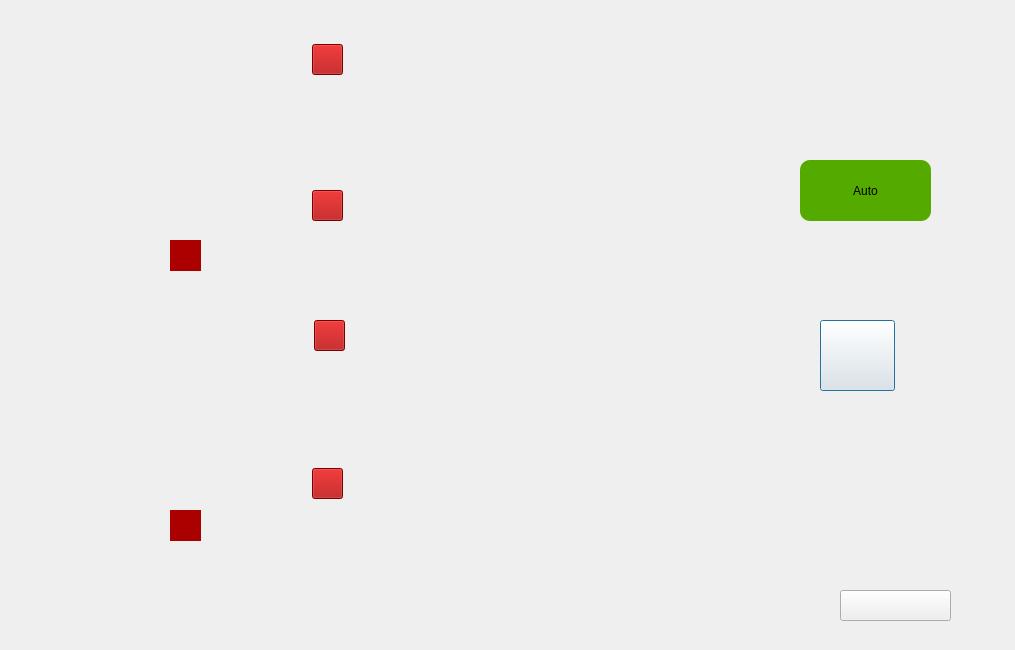
<?xml version="1.0" encoding="UTF-8"?>
<ui version="4.0">
 <class>Dialog</class>
 <widget class="QDialog" name="Dialog">
  <property name="geometry">
   <rect>
    <x>0</x>
    <y>0</y>
    <width>1015</width>
    <height>650</height>
   </rect>
  </property>
  <property name="windowTitle">
   <string>Dialog</string>
  </property>
  <widget class="QPushButton" name="stop">
   <property name="geometry">
    <rect>
     <x>820</x>
     <y>320</y>
     <width>75</width>
     <height>71</height>
    </rect>
   </property>
   <property name="text">
    <string/>
   </property>
   <property name="icon">
    <iconset resource="images/resource.qrc">
     <normaloff>:/images/stop.png</normaloff>:/images/stop.png</iconset>
   </property>
   <property name="iconSize">
    <size>
     <width>128</width>
     <height>128</height>
    </size>
   </property>
  </widget>
  <widget class="QPushButton" name="settings">
   <property name="geometry">
    <rect>
     <x>840</x>
     <y>590</y>
     <width>111</width>
     <height>31</height>
    </rect>
   </property>
   <property name="text">
    <string/>
   </property>
   <property name="icon">
    <iconset resource="images/resource.qrc">
     <normaloff>:/images/settings.png</normaloff>:/images/settings.png</iconset>
   </property>
   <property name="iconSize">
    <size>
     <width>128</width>
     <height>64</height>
    </size>
   </property>
  </widget>
  <widget class="QLabel" name="system_1">
   <property name="geometry">
    <rect>
     <x>50</x>
     <y>30</y>
     <width>431</width>
     <height>271</height>
    </rect>
   </property>
   <property name="text">
    <string/>
   </property>
   <property name="pixmap">
    <pixmap resource="images/resource.qrc">:/images/system.png</pixmap>
   </property>
  </widget>
  <widget class="QLabel" name="system_2">
   <property name="geometry">
    <rect>
     <x>50</x>
     <y>310</y>
     <width>431</width>
     <height>271</height>
    </rect>
   </property>
   <property name="text">
    <string/>
   </property>
   <property name="pixmap">
    <pixmap resource="images/resource.qrc">:/images/system.png</pixmap>
   </property>
  </widget>
  <widget class="QLabel" name="volume_1">
   <property name="geometry">
    <rect>
     <x>428</x>
     <y>109</y>
     <width>251</width>
     <height>170</height>
    </rect>
   </property>
   <property name="text">
    <string/>
   </property>
   <property name="pixmap">
    <pixmap resource="images/resource.qrc">:/images/volume.png</pixmap>
   </property>
  </widget>
  <widget class="QLabel" name="volume_2">
   <property name="geometry">
    <rect>
     <x>428</x>
     <y>389</y>
     <width>251</width>
     <height>171</height>
    </rect>
   </property>
   <property name="text">
    <string/>
   </property>
   <property name="pixmap">
    <pixmap resource="images/resource.qrc">:/images/volume.png</pixmap>
   </property>
  </widget>
  <widget class="QPushButton" name="st_mption_1">
   <property name="geometry">
    <rect>
     <x>170</x>
     <y>240</y>
     <width>31</width>
     <height>31</height>
    </rect>
   </property>
   <property name="styleSheet">
    <string notr="true">background: rgb(170, 0, 0);
border-radius: 20px;</string>
   </property>
   <property name="text">
    <string/>
   </property>
   <property name="icon">
    <iconset resource="images/resource.qrc">
     <normaloff>:/images/diode.png</normaloff>:/images/diode.png</iconset>
   </property>
   <property name="iconSize">
    <size>
     <width>32</width>
     <height>32</height>
    </size>
   </property>
  </widget>
  <widget class="QPushButton" name="st_motion_2">
   <property name="geometry">
    <rect>
     <x>170</x>
     <y>510</y>
     <width>31</width>
     <height>31</height>
    </rect>
   </property>
   <property name="styleSheet">
    <string notr="true">background: rgb(170, 0, 0);
border-radius: 20px;</string>
   </property>
   <property name="text">
    <string/>
   </property>
   <property name="icon">
    <iconset resource="images/resource.qrc">
     <normaloff>:/images/diode.png</normaloff>:/images/diode.png</iconset>
   </property>
   <property name="iconSize">
    <size>
     <width>32</width>
     <height>32</height>
    </size>
   </property>
  </widget>
  <widget class="QPushButton" name="valve_11">
   <property name="geometry">
    <rect>
     <x>312</x>
     <y>44</y>
     <width>31</width>
     <height>31</height>
    </rect>
   </property>
   <property name="styleSheet">
    <string notr="true">background: rgb(170, 0, 0);
</string>
   </property>
   <property name="text">
    <string/>
   </property>
   <property name="icon">
    <iconset resource="images/resource.qrc">
     <normaloff>:/images/diode.png</normaloff>:/images/diode.png</iconset>
   </property>
   <property name="iconSize">
    <size>
     <width>32</width>
     <height>32</height>
    </size>
   </property>
  </widget>
  <widget class="QPushButton" name="valve_21">
   <property name="geometry">
    <rect>
     <x>314</x>
     <y>320</y>
     <width>31</width>
     <height>31</height>
    </rect>
   </property>
   <property name="styleSheet">
    <string notr="true">background: rgb(170, 0, 0);
</string>
   </property>
   <property name="text">
    <string/>
   </property>
   <property name="icon">
    <iconset resource="images/resource.qrc">
     <normaloff>:/images/diode.png</normaloff>:/images/diode.png</iconset>
   </property>
   <property name="iconSize">
    <size>
     <width>32</width>
     <height>32</height>
    </size>
   </property>
  </widget>
  <widget class="QPushButton" name="valve_22">
   <property name="geometry">
    <rect>
     <x>312</x>
     <y>468</y>
     <width>31</width>
     <height>31</height>
    </rect>
   </property>
   <property name="styleSheet">
    <string notr="true">background: rgb(170, 0, 0);</string>
   </property>
   <property name="text">
    <string/>
   </property>
   <property name="icon">
    <iconset resource="images/resource.qrc">
     <normaloff>:/images/diode.png</normaloff>:/images/diode.png</iconset>
   </property>
   <property name="iconSize">
    <size>
     <width>32</width>
     <height>32</height>
    </size>
   </property>
  </widget>
  <widget class="QPushButton" name="valve_12">
   <property name="geometry">
    <rect>
     <x>312</x>
     <y>190</y>
     <width>31</width>
     <height>31</height>
    </rect>
   </property>
   <property name="styleSheet">
    <string notr="true">background: rgb(170, 0, 0);</string>
   </property>
   <property name="text">
    <string/>
   </property>
   <property name="icon">
    <iconset resource="images/resource.qrc">
     <normaloff>:/images/diode.png</normaloff>:/images/diode.png</iconset>
   </property>
   <property name="iconSize">
    <size>
     <width>32</width>
     <height>32</height>
    </size>
   </property>
  </widget>
  <widget class="QPushButton" name="manage">
   <property name="geometry">
    <rect>
     <x>800</x>
     <y>160</y>
     <width>131</width>
     <height>61</height>
    </rect>
   </property>
   <property name="styleSheet">
    <string notr="true">background: rgb(85, 170, 0);
border-radius:10px;</string>
   </property>
   <property name="text">
    <string>Auto</string>
   </property>
  </widget>
  <widget class="QLabel" name="volume_1_info">
   <property name="geometry">
    <rect>
     <x>500</x>
     <y>179</y>
     <width>121</width>
     <height>41</height>
    </rect>
   </property>
   <property name="text">
    <string/>
   </property>
  </widget>
  <widget class="QLabel" name="volume_2_info">
   <property name="geometry">
    <rect>
     <x>500</x>
     <y>460</y>
     <width>121</width>
     <height>41</height>
    </rect>
   </property>
   <property name="text">
    <string/>
   </property>
  </widget>
  <widget class="QLabel" name="date">
   <property name="geometry">
    <rect>
     <x>790</x>
     <y>10</y>
     <width>211</width>
     <height>61</height>
    </rect>
   </property>
   <property name="text">
    <string/>
   </property>
  </widget>
 </widget>
 <resources>
  <include location="images/resource.qrc"/>
 </resources>
 <connections/>
</ui>
